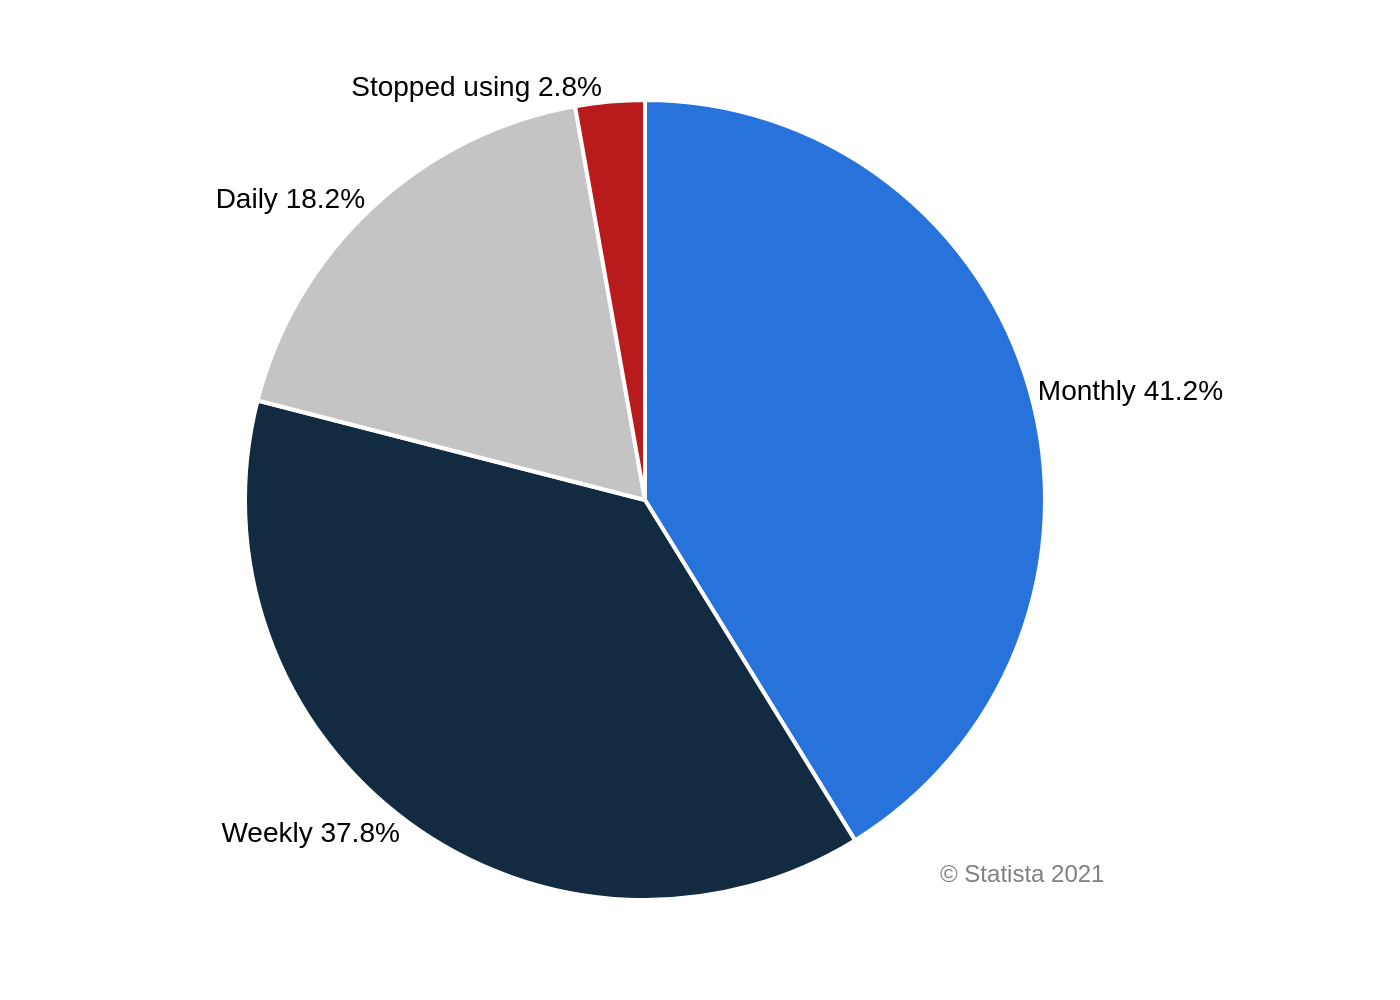

Write Python code to recreate this figure.
import sys
import json
import os
import plotly.graph_objects as go

if len(sys.argv) != 2:
    print(f"Usage: python {os.path.basename(__file__)} <json_file_path>")
    sys.exit(1)

json_file_path = sys.argv[1]
output_image_path = os.path.splitext(json_file_path)[0] + ".png"

try:
    with open(json_file_path, 'r', encoding='utf-8') as f:
        chart_info = json.load(f)
except FileNotFoundError:
    print(f"Error: JSON file not found at {json_file_path}")
    sys.exit(1)
except json.JSONDecodeError:
    print(f"Error: Could not decode JSON from {json_file_path}")
    sys.exit(1)

chart_data = chart_info['chart_data']
texts = chart_info['texts']
colors = chart_info['colors']

labels = [d['label'] for d in chart_data]
values = [d['value'] for d in chart_data]

fig = go.Figure(data=[go.Pie(
    labels=labels,
    values=values,
    marker=dict(colors=colors, line=dict(color='#ffffff', width=2)),
    texttemplate='%{label} %{value}%',
    textposition='outside',
    sort=False,
    direction='clockwise'
)])

fig.update_layout(
    showlegend=False,
    font=dict(family="Arial", size=14, color="black"),
    paper_bgcolor='white',
    plot_bgcolor='white',
    margin=dict(l=80, r=80, t=50, b=50),
    annotations=[
        dict(
            showarrow=False,
            text=texts.get('source', ''),
            xref="paper",
            yref="paper",
            x=0.98,
            y=0.01,
            xanchor='right',
            yanchor='bottom',
            font=dict(family="Arial", size=12, color="grey")
        )
    ]
)

fig.write_image(output_image_path, scale=2)

print(f"Chart saved to {output_image_path}")
